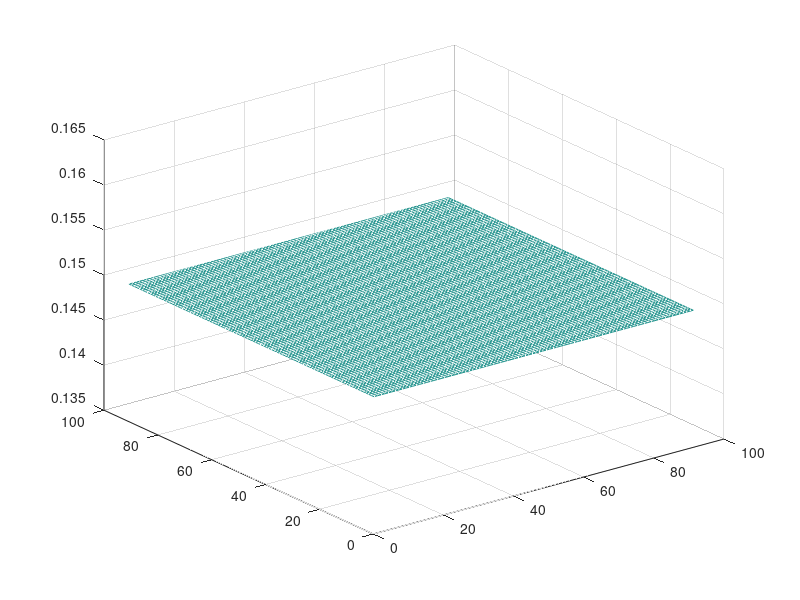

Source code (MATLAB):
gaborResponse=[
0.15 0.15 0.15 0.15 0.15 0.15 0.15 0.15 0.15 0.15 0.15 0.15 0.15 0.15 0.15 0.15 0.15 0.15 0.15 0.15 0.15 0.15 0.15 0.15 0.15 0.15 0.15 0.15 0.15 0.15 0.15 0.15 0.15 0.15 0.15 0.15 0.15 0.15 0.15 0.15 0.15 0.15 0.15 0.15 0.15 0.15 0.15 0.15 0.15 0.15 0.15 0.15 0.15 0.15 0.15 0.15 0.15 0.15 0.15 0.15 0.15 0.15 0.15 0.15 0.15 0.15 0.15 0.15 0.15 0.15 0.15 0.15 0.15 0.15 0.15 0.15 0.15 0.15 0.15 0.15 0.15 0.15 0.15 0.15 0.15 0.15 0.15 0.15 0.15 0.15 0.15 0.15 ;
0.15 0.15 0.15 0.15 0.15 0.15 0.15 0.15 0.15 0.15 0.15 0.15 0.15 0.15 0.15 0.15 0.15 0.15 0.15 0.15 0.15 0.15 0.15 0.15 0.15 0.15 0.15 0.15 0.15 0.15 0.15 0.15 0.15 0.15 0.15 0.15 0.15 0.15 0.15 0.15 0.15 0.15 0.15 0.15 0.15 0.15 0.15 0.15 0.15 0.15 0.15 0.15 0.15 0.15 0.15 0.15 0.15 0.15 0.15 0.15 0.15 0.15 0.15 0.15 0.15 0.15 0.15 0.15 0.15 0.15 0.15 0.15 0.15 0.15 0.15 0.15 0.15 0.15 0.15 0.15 0.15 0.15 0.15 0.15 0.15 0.15 0.15 0.15 0.15 0.15 0.15 0.15 ;
0.15 0.15 0.15 0.15 0.15 0.15 0.15 0.15 0.15 0.15 0.15 0.15 0.15 0.15 0.15 0.15 0.15 0.15 0.15 0.15 0.15 0.15 0.15 0.15 0.15 0.15 0.15 0.15 0.15 0.15 0.15 0.15 0.15 0.15 0.15 0.15 0.15 0.15 0.15 0.15 0.15 0.15 0.15 0.15 0.15 0.15 0.15 0.15 0.15 0.15 0.15 0.15 0.15 0.15 0.15 0.15 0.15 0.15 0.15 0.15 0.15 0.15 0.15 0.15 0.15 0.15 0.15 0.15 0.15 0.15 0.15 0.15 0.15 0.15 0.15 0.15 0.15 0.15 0.15 0.15 0.15 0.15 0.15 0.15 0.15 0.15 0.15 0.15 0.15 0.15 0.15 0.15 ;
0.15 0.15 0.15 0.15 0.15 0.15 0.15 0.15 0.15 0.15 0.15 0.15 0.15 0.15 0.15 0.15 0.15 0.15 0.15 0.15 0.15 0.15 0.15 0.15 0.15 0.15 0.15 0.15 0.15 0.15 0.15 0.15 0.15 0.15 0.15 0.15 0.15 0.15 0.15 0.15 0.15 0.15 0.15 0.15 0.15 0.15 0.15 0.15 0.15 0.15 0.15 0.15 0.15 0.15 0.15 0.15 0.15 0.15 0.15 0.15 0.15 0.15 0.15 0.15 0.15 0.15 0.15 0.15 0.15 0.15 0.15 0.15 0.15 0.15 0.15 0.15 0.15 0.15 0.15 0.15 0.15 0.15 0.15 0.15 0.15 0.15 0.15 0.15 0.15 0.15 0.15 0.15 ;
0.15 0.15 0.15 0.15 0.15 0.15 0.15 0.15 0.15 0.15 0.15 0.15 0.15 0.15 0.15 0.15 0.15 0.15 0.15 0.15 0.15 0.15 0.15 0.15 0.15 0.15 0.15 0.15 0.15 0.15 0.15 0.15 0.15 0.15 0.15 0.15 0.15 0.15 0.15 0.15 0.15 0.15 0.15 0.15 0.15 0.15 0.15 0.15 0.15 0.15 0.15 0.15 0.15 0.15 0.15 0.15 0.15 0.15 0.15 0.15 0.15 0.15 0.15 0.15 0.15 0.15 0.15 0.15 0.15 0.15 0.15 0.15 0.15 0.15 0.15 0.15 0.15 0.15 0.15 0.15 0.15 0.15 0.15 0.15 0.15 0.15 0.15 0.15 0.15 0.15 0.15 0.15 ;
0.15 0.15 0.15 0.15 0.15 0.15 0.15 0.15 0.15 0.15 0.15 0.15 0.15 0.15 0.15 0.15 0.15 0.15 0.15 0.15 0.15 0.15 0.15 0.15 0.15 0.15 0.15 0.15 0.15 0.15 0.15 0.15 0.15 0.15 0.15 0.15 0.15 0.15 0.15 0.15 0.15 0.15 0.15 0.15 0.15 0.15 0.15 0.15 0.15 0.15 0.15 0.15 0.15 0.15 0.15 0.15 0.15 0.15 0.15 0.15 0.15 0.15 0.15 0.15 0.15 0.15 0.15 0.15 0.15 0.15 0.15 0.15 0.15 0.15 0.15 0.15 0.15 0.15 0.15 0.15 0.15 0.15 0.15 0.15 0.15 0.15 0.15 0.15 0.15 0.15 0.15 0.15 ;
0.15 0.15 0.15 0.15 0.15 0.15 0.15 0.15 0.15 0.15 0.15 0.15 0.15 0.15 0.15 0.15 0.15 0.15 0.15 0.15 0.15 0.15 0.15 0.15 0.15 0.15 0.15 0.15 0.15 0.15 0.15 0.15 0.15 0.15 0.15 0.15 0.15 0.15 0.15 0.15 0.15 0.15 0.15 0.15 0.15 0.15 0.15 0.15 0.15 0.15 0.15 0.15 0.15 0.15 0.15 0.15 0.15 0.15 0.15 0.15 0.15 0.15 0.15 0.15 0.15 0.15 0.15 0.15 0.15 0.15 0.15 0.15 0.15 0.15 0.15 0.15 0.15 0.15 0.15 0.15 0.15 0.15 0.15 0.15 0.15 0.15 0.15 0.15 0.15 0.15 0.15 0.15 ;
0.15 0.15 0.15 0.15 0.15 0.15 0.15 0.15 0.15 0.15 0.15 0.15 0.15 0.15 0.15 0.15 0.15 0.15 0.15 0.15 0.15 0.15 0.15 0.15 0.15 0.15 0.15 0.15 0.15 0.15 0.15 0.15 0.15 0.15 0.15 0.15 0.15 0.15 0.15 0.15 0.15 0.15 0.15 0.15 0.15 0.15 0.15 0.15 0.15 0.15 0.15 0.15 0.15 0.15 0.15 0.15 0.15 0.15 0.15 0.15 0.15 0.15 0.15 0.15 0.15 0.15 0.15 0.15 0.15 0.15 0.15 0.15 0.15 0.15 0.15 0.15 0.15 0.15 0.15 0.15 0.15 0.15 0.15 0.15 0.15 0.15 0.15 0.15 0.15 0.15 0.15 0.15 ;
0.15 0.15 0.15 0.15 0.15 0.15 0.15 0.15 0.15 0.15 0.15 0.15 0.15 0.15 0.15 0.15 0.15 0.15 0.15 0.15 0.15 0.15 0.15 0.15 0.15 0.15 0.15 0.15 0.15 0.15 0.15 0.15 0.15 0.15 0.15 0.15 0.15 0.15 0.15 0.15 0.15 0.15 0.15 0.15 0.15 0.15 0.15 0.15 0.15 0.15 0.15 0.15 0.15 0.15 0.15 0.15 0.15 0.15 0.15 0.15 0.15 0.15 0.15 0.15 0.15 0.15 0.15 0.15 0.15 0.15 0.15 0.15 0.15 0.15 0.15 0.15 0.15 0.15 0.15 0.15 0.15 0.15 0.15 0.15 0.15 0.15 0.15 0.15 0.15 0.15 0.15 0.15 ;
0.15 0.15 0.15 0.15 0.15 0.15 0.15 0.15 0.15 0.15 0.15 0.15 0.15 0.15 0.15 0.15 0.15 0.15 0.15 0.15 0.15 0.15 0.15 0.15 0.15 0.15 0.15 0.15 0.15 0.15 0.15 0.15 0.15 0.15 0.15 0.15 0.15 0.15 0.15 0.15 0.15 0.15 0.15 0.15 0.15 0.15 0.15 0.15 0.15 0.15 0.15 0.15 0.15 0.15 0.15 0.15 0.15 0.15 0.15 0.15 0.15 0.15 0.15 0.15 0.15 0.15 0.15 0.15 0.15 0.15 0.15 0.15 0.15 0.15 0.15 0.15 0.15 0.15 0.15 0.15 0.15 0.15 0.15 0.15 0.15 0.15 0.15 0.15 0.15 0.15 0.15 0.15 ;
0.15 0.15 0.15 0.15 0.15 0.15 0.15 0.15 0.15 0.15 0.15 0.15 0.15 0.15 0.15 0.15 0.15 0.15 0.15 0.15 0.15 0.15 0.15 0.15 0.15 0.15 0.15 0.15 0.15 0.15 0.15 0.15 0.15 0.15 0.15 0.15 0.15 0.15 0.15 0.15 0.15 0.15 0.15 0.15 0.15 0.15 0.15 0.15 0.15 0.15 0.15 0.15 0.15 0.15 0.15 0.15 0.15 0.15 0.15 0.15 0.15 0.15 0.15 0.15 0.15 0.15 0.15 0.15 0.15 0.15 0.15 0.15 0.15 0.15 0.15 0.15 0.15 0.15 0.15 0.15 0.15 0.15 0.15 0.15 0.15 0.15 0.15 0.15 0.15 0.15 0.15 0.15 ;
0.15 0.15 0.15 0.15 0.15 0.15 0.15 0.15 0.15 0.15 0.15 0.15 0.15 0.15 0.15 0.15 0.15 0.15 0.15 0.15 0.15 0.15 0.15 0.15 0.15 0.15 0.15 0.15 0.15 0.15 0.15 0.15 0.15 0.15 0.15 0.15 0.15 0.15 0.15 0.15 0.15 0.15 0.15 0.15 0.15 0.15 0.15 0.15 0.15 0.15 0.15 0.15 0.15 0.15 0.15 0.15 0.15 0.15 0.15 0.15 0.15 0.15 0.15 0.15 0.15 0.15 0.15 0.15 0.15 0.15 0.15 0.15 0.15 0.15 0.15 0.15 0.15 0.15 0.15 0.15 0.15 0.15 0.15 0.15 0.15 0.15 0.15 0.15 0.15 0.15 0.15 0.15 ;
0.15 0.15 0.15 0.15 0.15 0.15 0.15 0.15 0.15 0.15 0.15 0.15 0.15 0.15 0.15 0.15 0.15 0.15 0.15 0.15 0.15 0.15 0.15 0.15 0.15 0.15 0.15 0.15 0.15 0.15 0.15 0.15 0.15 0.15 0.15 0.15 0.15 0.15 0.15 0.15 0.15 0.15 0.15 0.15 0.15 0.15 0.15 0.15 0.15 0.15 0.15 0.15 0.15 0.15 0.15 0.15 0.15 0.15 0.15 0.15 0.15 0.15 0.15 0.15 0.15 0.15 0.15 0.15 0.15 0.15 0.15 0.15 0.15 0.15 0.15 0.15 0.15 0.15 0.15 0.15 0.15 0.15 0.15 0.15 0.15 0.15 0.15 0.15 0.15 0.15 0.15 0.15 ;
0.15 0.15 0.15 0.15 0.15 0.15 0.15 0.15 0.15 0.15 0.15 0.15 0.15 0.15 0.15 0.15 0.15 0.15 0.15 0.15 0.15 0.15 0.15 0.15 0.15 0.15 0.15 0.15 0.15 0.15 0.15 0.15 0.15 0.15 0.15 0.15 0.15 0.15 0.15 0.15 0.15 0.15 0.15 0.15 0.15 0.15 0.15 0.15 0.15 0.15 0.15 0.15 0.15 0.15 0.15 0.15 0.15 0.15 0.15 0.15 0.15 0.15 0.15 0.15 0.15 0.15 0.15 0.15 0.15 0.15 0.15 0.15 0.15 0.15 0.15 0.15 0.15 0.15 0.15 0.15 0.15 0.15 0.15 0.15 0.15 0.15 0.15 0.15 0.15 0.15 0.15 0.15 ;
0.15 0.15 0.15 0.15 0.15 0.15 0.15 0.15 0.15 0.15 0.15 0.15 0.15 0.15 0.15 0.15 0.15 0.15 0.15 0.15 0.15 0.15 0.15 0.15 0.15 0.15 0.15 0.15 0.15 0.15 0.15 0.15 0.15 0.15 0.15 0.15 0.15 0.15 0.15 0.15 0.15 0.15 0.15 0.15 0.15 0.15 0.15 0.15 0.15 0.15 0.15 0.15 0.15 0.15 0.15 0.15 0.15 0.15 0.15 0.15 0.15 0.15 0.15 0.15 0.15 0.15 0.15 0.15 0.15 0.15 0.15 0.15 0.15 0.15 0.15 0.15 0.15 0.15 0.15 0.15 0.15 0.15 0.15 0.15 0.15 0.15 0.15 0.15 0.15 0.15 0.15 0.15 ;
0.15 0.15 0.15 0.15 0.15 0.15 0.15 0.15 0.15 0.15 0.15 0.15 0.15 0.15 0.15 0.15 0.15 0.15 0.15 0.15 0.15 0.15 0.15 0.15 0.15 0.15 0.15 0.15 0.15 0.15 0.15 0.15 0.15 0.15 0.15 0.15 0.15 0.15 0.15 0.15 0.15 0.15 0.15 0.15 0.15 0.15 0.15 0.15 0.15 0.15 0.15 0.15 0.15 0.15 0.15 0.15 0.15 0.15 0.15 0.15 0.15 0.15 0.15 0.15 0.15 0.15 0.15 0.15 0.15 0.15 0.15 0.15 0.15 0.15 0.15 0.15 0.15 0.15 0.15 0.15 0.15 0.15 0.15 0.15 0.15 0.15 0.15 0.15 0.15 0.15 0.15 0.15 ;
0.15 0.15 0.15 0.15 0.15 0.15 0.15 0.15 0.15 0.15 0.15 0.15 0.15 0.15 0.15 0.15 0.15 0.15 0.15 0.15 0.15 0.15 0.15 0.15 0.15 0.15 0.15 0.15 0.15 0.15 0.15 0.15 0.15 0.15 0.15 0.15 0.15 0.15 0.15 0.15 0.15 0.15 0.15 0.15 0.15 0.15 0.15 0.15 0.15 0.15 0.15 0.15 0.15 0.15 0.15 0.15 0.15 0.15 0.15 0.15 0.15 0.15 0.15 0.15 0.15 0.15 0.15 0.15 0.15 0.15 0.15 0.15 0.15 0.15 0.15 0.15 0.15 0.15 0.15 0.15 0.15 0.15 0.15 0.15 0.15 0.15 0.15 0.15 0.15 0.15 0.15 0.15 ;
0.15 0.15 0.15 0.15 0.15 0.15 0.15 0.15 0.15 0.15 0.15 0.15 0.15 0.15 0.15 0.15 0.15 0.15 0.15 0.15 0.15 0.15 0.15 0.15 0.15 0.15 0.15 0.15 0.15 0.15 0.15 0.15 0.15 0.15 0.15 0.15 0.15 0.15 0.15 0.15 0.15 0.15 0.15 0.15 0.15 0.15 0.15 0.15 0.15 0.15 0.15 0.15 0.15 0.15 0.15 0.15 0.15 0.15 0.15 0.15 0.15 0.15 0.15 0.15 0.15 0.15 0.15 0.15 0.15 0.15 0.15 0.15 0.15 0.15 0.15 0.15 0.15 0.15 0.15 0.15 0.15 0.15 0.15 0.15 0.15 0.15 0.15 0.15 0.15 0.15 0.15 0.15 ;
0.15 0.15 0.15 0.15 0.15 0.15 0.15 0.15 0.15 0.15 0.15 0.15 0.15 0.15 0.15 0.15 0.15 0.15 0.15 0.15 0.15 0.15 0.15 0.15 0.15 0.15 0.15 0.15 0.15 0.15 0.15 0.15 0.15 0.15 0.15 0.15 0.15 0.15 0.15 0.15 0.15 0.15 0.15 0.15 0.15 0.15 0.15 0.15 0.15 0.15 0.15 0.15 0.15 0.15 0.15 0.15 0.15 0.15 0.15 0.15 0.15 0.15 0.15 0.15 0.15 0.15 0.15 0.15 0.15 0.15 0.15 0.15 0.15 0.15 0.15 0.15 0.15 0.15 0.15 0.15 0.15 0.15 0.15 0.15 0.15 0.15 0.15 0.15 0.15 0.15 0.15 0.15 ;
0.15 0.15 0.15 0.15 0.15 0.15 0.15 0.15 0.15 0.15 0.15 0.15 0.15 0.15 0.15 0.15 0.15 0.15 0.15 0.15 0.15 0.15 0.15 0.15 0.15 0.15 0.15 0.15 0.15 0.15 0.15 0.15 0.15 0.15 0.15 0.15 0.15 0.15 0.15 0.15 0.15 0.15 0.15 0.15 0.15 0.15 0.15 0.15 0.15 0.15 0.15 0.15 0.15 0.15 0.15 0.15 0.15 0.15 0.15 0.15 0.15 0.15 0.15 0.15 0.15 0.15 0.15 0.15 0.15 0.15 0.15 0.15 0.15 0.15 0.15 0.15 0.15 0.15 0.15 0.15 0.15 0.15 0.15 0.15 0.15 0.15 0.15 0.15 0.15 0.15 0.15 0.15 ;
0.15 0.15 0.15 0.15 0.15 0.15 0.15 0.15 0.15 0.15 0.15 0.15 0.15 0.15 0.15 0.15 0.15 0.15 0.15 0.15 0.15 0.15 0.15 0.15 0.15 0.15 0.15 0.15 0.15 0.15 0.15 0.15 0.15 0.15 0.15 0.15 0.15 0.15 0.15 0.15 0.15 0.15 0.15 0.15 0.15 0.15 0.15 0.15 0.15 0.15 0.15 0.15 0.15 0.15 0.15 0.15 0.15 0.15 0.15 0.15 0.15 0.15 0.15 0.15 0.15 0.15 0.15 0.15 0.15 0.15 0.15 0.15 0.15 0.15 0.15 0.15 0.15 0.15 0.15 0.15 0.15 0.15 0.15 0.15 0.15 0.15 0.15 0.15 0.15 0.15 0.15 0.15 ;
0.15 0.15 0.15 0.15 0.15 0.15 0.15 0.15 0.15 0.15 0.15 0.15 0.15 0.15 0.15 0.15 0.15 0.15 0.15 0.15 0.15 0.15 0.15 0.15 0.15 0.15 0.15 0.15 0.15 0.15 0.15 0.15 0.15 0.15 0.15 0.15 0.15 0.15 0.15 0.15 0.15 0.15 0.15 0.15 0.15 0.15 0.15 0.15 0.15 0.15 0.15 0.15 0.15 0.15 0.15 0.15 0.15 0.15 0.15 0.15 0.15 0.15 0.15 0.15 0.15 0.15 0.15 0.15 0.15 0.15 0.15 0.15 0.15 0.15 0.15 0.15 0.15 0.15 0.15 0.15 0.15 0.15 0.15 0.15 0.15 0.15 0.15 0.15 0.15 0.15 0.15 0.15 ;
0.15 0.15 0.15 0.15 0.15 0.15 0.15 0.15 0.15 0.15 0.15 0.15 0.15 0.15 0.15 0.15 0.15 0.15 0.15 0.15 0.15 0.15 0.15 0.15 0.15 0.15 0.15 0.15 0.15 0.15 0.15 0.15 0.15 0.15 0.15 0.15 0.15 0.15 0.15 0.15 0.15 0.15 0.15 0.15 0.15 0.15 0.15 0.15 0.15 0.15 0.15 0.15 0.15 0.15 0.15 0.15 0.15 0.15 0.15 0.15 0.15 0.15 0.15 0.15 0.15 0.15 0.15 0.15 0.15 0.15 0.15 0.15 0.15 0.15 0.15 0.15 0.15 0.15 0.15 0.15 0.15 0.15 0.15 0.15 0.15 0.15 0.15 0.15 0.15 0.15 0.15 0.15 ;
0.15 0.15 0.15 0.15 0.15 0.15 0.15 0.15 0.15 0.15 0.15 0.15 0.15 0.15 0.15 0.15 0.15 0.15 0.15 0.15 0.15 0.15 0.15 0.15 0.15 0.15 0.15 0.15 0.15 0.15 0.15 0.15 0.15 0.15 0.15 0.15 0.15 0.15 0.15 0.15 0.15 0.15 0.15 0.15 0.15 0.15 0.15 0.15 0.15 0.15 0.15 0.15 0.15 0.15 0.15 0.15 0.15 0.15 0.15 0.15 0.15 0.15 0.15 0.15 0.15 0.15 0.15 0.15 0.15 0.15 0.15 0.15 0.15 0.15 0.15 0.15 0.15 0.15 0.15 0.15 0.15 0.15 0.15 0.15 0.15 0.15 0.15 0.15 0.15 0.15 0.15 0.15 ;
0.15 0.15 0.15 0.15 0.15 0.15 0.15 0.15 0.15 0.15 0.15 0.15 0.15 0.15 0.15 0.15 0.15 0.15 0.15 0.15 0.15 0.15 0.15 0.15 0.15 0.15 0.15 0.15 0.15 0.15 0.15 0.15 0.15 0.15 0.15 0.15 0.15 0.15 0.15 0.15 0.15 0.15 0.15 0.15 0.15 0.15 0.15 0.15 0.15 0.15 0.15 0.15 0.15 0.15 0.15 0.15 0.15 0.15 0.15 0.15 0.15 0.15 0.15 0.15 0.15 0.15 0.15 0.15 0.15 0.15 0.15 0.15 0.15 0.15 0.15 0.15 0.15 0.15 0.15 0.15 0.15 0.15 0.15 0.15 0.15 0.15 0.15 0.15 0.15 0.15 0.15 0.15 ;
0.15 0.15 0.15 0.15 0.15 0.15 0.15 0.15 0.15 0.15 0.15 0.15 0.15 0.15 0.15 0.15 0.15 0.15 0.15 0.15 0.15 0.15 0.15 0.15 0.15 0.15 0.15 0.15 0.15 0.15 0.15 0.15 0.15 0.15 0.15 0.15 0.15 0.15 0.15 0.15 0.15 0.15 0.15 0.15 0.15 0.15 0.15 0.15 0.15 0.15 0.15 0.15 0.15 0.15 0.15 0.15 0.15 0.15 0.15 0.15 0.15 0.15 0.15 0.15 0.15 0.15 0.15 0.15 0.15 0.15 0.15 0.15 0.15 0.15 0.15 0.15 0.15 0.15 0.15 0.15 0.15 0.15 0.15 0.15 0.15 0.15 0.15 0.15 0.15 0.15 0.15 0.15 ;
0.15 0.15 0.15 0.15 0.15 0.15 0.15 0.15 0.15 0.15 0.15 0.15 0.15 0.15 0.15 0.15 0.15 0.15 0.15 0.15 0.15 0.15 0.15 0.15 0.15 0.15 0.15 0.15 0.15 0.15 0.15 0.15 0.15 0.15 0.15 0.15 0.15 0.15 0.15 0.15 0.15 0.15 0.15 0.15 0.15 0.15 0.15 0.15 0.15 0.15 0.15 0.15 0.15 0.15 0.15 0.15 0.15 0.15 0.15 0.15 0.15 0.15 0.15 0.15 0.15 0.15 0.15 0.15 0.15 0.15 0.15 0.15 0.15 0.15 0.15 0.15 0.15 0.15 0.15 0.15 0.15 0.15 0.15 0.15 0.15 0.15 0.15 0.15 0.15 0.15 0.15 0.15 ;
0.15 0.15 0.15 0.15 0.15 0.15 0.15 0.15 0.15 0.15 0.15 0.15 0.15 0.15 0.15 0.15 0.15 0.15 0.15 0.15 0.15 0.15 0.15 0.15 0.15 0.15 0.15 0.15 0.15 0.15 0.15 0.15 0.15 0.15 0.15 0.15 0.15 0.15 0.15 0.15 0.15 0.15 0.15 0.15 0.15 0.15 0.15 0.15 0.15 0.15 0.15 0.15 0.15 0.15 0.15 0.15 0.15 0.15 0.15 0.15 0.15 0.15 0.15 0.15 0.15 0.15 0.15 0.15 0.15 0.15 0.15 0.15 0.15 0.15 0.15 0.15 0.15 0.15 0.15 0.15 0.15 0.15 0.15 0.15 0.15 0.15 0.15 0.15 0.15 0.15 0.15 0.15 ;
0.15 0.15 0.15 0.15 0.15 0.15 0.15 0.15 0.15 0.15 0.15 0.15 0.15 0.15 0.15 0.15 0.15 0.15 0.15 0.15 0.15 0.15 0.15 0.15 0.15 0.15 0.15 0.15 0.15 0.15 0.15 0.15 0.15 0.15 0.15 0.15 0.15 0.15 0.15 0.15 0.15 0.15 0.15 0.15 0.15 0.15 0.15 0.15 0.15 0.15 0.15 0.15 0.15 0.15 0.15 0.15 0.15 0.15 0.15 0.15 0.15 0.15 0.15 0.15 0.15 0.15 0.15 0.15 0.15 0.15 0.15 0.15 0.15 0.15 0.15 0.15 0.15 0.15 0.15 0.15 0.15 0.15 0.15 0.15 0.15 0.15 0.15 0.15 0.15 0.15 0.15 0.15 ;
0.15 0.15 0.15 0.15 0.15 0.15 0.15 0.15 0.15 0.15 0.15 0.15 0.15 0.15 0.15 0.15 0.15 0.15 0.15 0.15 0.15 0.15 0.15 0.15 0.15 0.15 0.15 0.15 0.15 0.15 0.15 0.15 0.15 0.15 0.15 0.15 0.15 0.15 0.15 0.15 0.15 0.15 0.15 0.15 0.15 0.15 0.15 0.15 0.15 0.15 0.15 0.15 0.15 0.15 0.15 0.15 0.15 0.15 0.15 0.15 0.15 0.15 0.15 0.15 0.15 0.15 0.15 0.15 0.15 0.15 0.15 0.15 0.15 0.15 0.15 0.15 0.15 0.15 0.15 0.15 0.15 0.15 0.15 0.15 0.15 0.15 0.15 0.15 0.15 0.15 0.15 0.15 ;
0.15 0.15 0.15 0.15 0.15 0.15 0.15 0.15 0.15 0.15 0.15 0.15 0.15 0.15 0.15 0.15 0.15 0.15 0.15 0.15 0.15 0.15 0.15 0.15 0.15 0.15 0.15 0.15 0.15 0.15 0.15 0.15 0.15 0.15 0.15 0.15 0.15 0.15 0.15 0.15 0.15 0.15 0.15 0.15 0.15 0.15 0.15 0.15 0.15 0.15 0.15 0.15 0.15 0.15 0.15 0.15 0.15 0.15 0.15 0.15 0.15 0.15 0.15 0.15 0.15 0.15 0.15 0.15 0.15 0.15 0.15 0.15 0.15 0.15 0.15 0.15 0.15 0.15 0.15 0.15 0.15 0.15 0.15 0.15 0.15 0.15 0.15 0.15 0.15 0.15 0.15 0.15 ;
0.15 0.15 0.15 0.15 0.15 0.15 0.15 0.15 0.15 0.15 0.15 0.15 0.15 0.15 0.15 0.15 0.15 0.15 0.15 0.15 0.15 0.15 0.15 0.15 0.15 0.15 0.15 0.15 0.15 0.15 0.15 0.15 0.15 0.15 0.15 0.15 0.15 0.15 0.15 0.15 0.15 0.15 0.15 0.15 0.15 0.15 0.15 0.15 0.15 0.15 0.15 0.15 0.15 0.15 0.15 0.15 0.15 0.15 0.15 0.15 0.15 0.15 0.15 0.15 0.15 0.15 0.15 0.15 0.15 0.15 0.15 0.15 0.15 0.15 0.15 0.15 0.15 0.15 0.15 0.15 0.15 0.15 0.15 0.15 0.15 0.15 0.15 0.15 0.15 0.15 0.15 0.15 ;
0.15 0.15 0.15 0.15 0.15 0.15 0.15 0.15 0.15 0.15 0.15 0.15 0.15 0.15 0.15 0.15 0.15 0.15 0.15 0.15 0.15 0.15 0.15 0.15 0.15 0.15 0.15 0.15 0.15 0.15 0.15 0.15 0.15 0.15 0.15 0.15 0.15 0.15 0.15 0.15 0.15 0.15 0.15 0.15 0.15 0.15 0.15 0.15 0.15 0.15 0.15 0.15 0.15 0.15 0.15 0.15 0.15 0.15 0.15 0.15 0.15 0.15 0.15 0.15 0.15 0.15 0.15 0.15 0.15 0.15 0.15 0.15 0.15 0.15 0.15 0.15 0.15 0.15 0.15 0.15 0.15 0.15 0.15 0.15 0.15 0.15 0.15 0.15 0.15 0.15 0.15 0.15 ;
0.15 0.15 0.15 0.15 0.15 0.15 0.15 0.15 0.15 0.15 0.15 0.15 0.15 0.15 0.15 0.15 0.15 0.15 0.15 0.15 0.15 0.15 0.15 0.15 0.15 0.15 0.15 0.15 0.15 0.15 0.15 0.15 0.15 0.15 0.15 0.15 0.15 0.15 0.15 0.15 0.15 0.15 0.15 0.15 0.15 0.15 0.15 0.15 0.15 0.15 0.15 0.15 0.15 0.15 0.15 0.15 0.15 0.15 0.15 0.15 0.15 0.15 0.15 0.15 0.15 0.15 0.15 0.15 0.15 0.15 0.15 0.15 0.15 0.15 0.15 0.15 0.15 0.15 0.15 0.15 0.15 0.15 0.15 0.15 0.15 0.15 0.15 0.15 0.15 0.15 0.15 0.15 ;
0.15 0.15 0.15 0.15 0.15 0.15 0.15 0.15 0.15 0.15 0.15 0.15 0.15 0.15 0.15 0.15 0.15 0.15 0.15 0.15 0.15 0.15 0.15 0.15 0.15 0.15 0.15 0.15 0.15 0.15 0.15 0.15 0.15 0.15 0.15 0.15 0.15 0.15 0.15 0.15 0.15 0.15 0.15 0.15 0.15 0.15 0.15 0.15 0.15 0.15 0.15 0.15 0.15 0.15 0.15 0.15 0.15 0.15 0.15 0.15 0.15 0.15 0.15 0.15 0.15 0.15 0.15 0.15 0.15 0.15 0.15 0.15 0.15 0.15 0.15 0.15 0.15 0.15 0.15 0.15 0.15 0.15 0.15 0.15 0.15 0.15 0.15 0.15 0.15 0.15 0.15 0.15 ;
0.15 0.15 0.15 0.15 0.15 0.15 0.15 0.15 0.15 0.15 0.15 0.15 0.15 0.15 0.15 0.15 0.15 0.15 0.15 0.15 0.15 0.15 0.15 0.15 0.15 0.15 0.15 0.15 0.15 0.15 0.15 0.15 0.15 0.15 0.15 0.15 0.15 0.15 0.15 0.15 0.15 0.15 0.15 0.15 0.15 0.15 0.15 0.15 0.15 0.15 0.15 0.15 0.15 0.15 0.15 0.15 0.15 0.15 0.15 0.15 0.15 0.15 0.15 0.15 0.15 0.15 0.15 0.15 0.15 0.15 0.15 0.15 0.15 0.15 0.15 0.15 0.15 0.15 0.15 0.15 0.15 0.15 0.15 0.15 0.15 0.15 0.15 0.15 0.15 0.15 0.15 0.15 ;
0.15 0.15 0.15 0.15 0.15 0.15 0.15 0.15 0.15 0.15 0.15 0.15 0.15 0.15 0.15 0.15 0.15 0.15 0.15 0.15 0.15 0.15 0.15 0.15 0.15 0.15 0.15 0.15 0.15 0.15 0.15 0.15 0.15 0.15 0.15 0.15 0.15 0.15 0.15 0.15 0.15 0.15 0.15 0.15 0.15 0.15 0.15 0.15 0.15 0.15 0.15 0.15 0.15 0.15 0.15 0.15 0.15 0.15 0.15 0.15 0.15 0.15 0.15 0.15 0.15 0.15 0.15 0.15 0.15 0.15 0.15 0.15 0.15 0.15 0.15 0.15 0.15 0.15 0.15 0.15 0.15 0.15 0.15 0.15 0.15 0.15 0.15 0.15 0.15 0.15 0.15 0.15 ;
0.15 0.15 0.15 0.15 0.15 0.15 0.15 0.15 0.15 0.15 0.15 0.15 0.15 0.15 0.15 0.15 0.15 0.15 0.15 0.15 0.15 0.15 0.15 0.15 0.15 0.15 0.15 0.15 0.15 0.15 0.15 0.15 0.15 0.15 0.15 0.15 0.15 0.15 0.15 0.15 0.15 0.15 0.15 0.15 0.15 0.15 0.15 0.15 0.15 0.15 0.15 0.15 0.15 0.15 0.15 0.15 0.15 0.15 0.15 0.15 0.15 0.15 0.15 0.15 0.15 0.15 0.15 0.15 0.15 0.15 0.15 0.15 0.15 0.15 0.15 0.15 0.15 0.15 0.15 0.15 0.15 0.15 0.15 0.15 0.15 0.15 0.15 0.15 0.15 0.15 0.15 0.15 ;
0.15 0.15 0.15 0.15 0.15 0.15 0.15 0.15 0.15 0.15 0.15 0.15 0.15 0.15 0.15 0.15 0.15 0.15 0.15 0.15 0.15 0.15 0.15 0.15 0.15 0.15 0.15 0.15 0.15 0.15 0.15 0.15 0.15 0.15 0.15 0.15 0.15 0.15 0.15 0.15 0.15 0.15 0.15 0.15 0.15 0.15 0.15 0.15 0.15 0.15 0.15 0.15 0.15 0.15 0.15 0.15 0.15 0.15 0.15 0.15 0.15 0.15 0.15 0.15 0.15 0.15 0.15 0.15 0.15 0.15 0.15 0.15 0.15 0.15 0.15 0.15 0.15 0.15 0.15 0.15 0.15 0.15 0.15 0.15 0.15 0.15 0.15 0.15 0.15 0.15 0.15 0.15 ;
0.15 0.15 0.15 0.15 0.15 0.15 0.15 0.15 0.15 0.15 0.15 0.15 0.15 0.15 0.15 0.15 0.15 0.15 0.15 0.15 0.15 0.15 0.15 0.15 0.15 0.15 0.15 0.15 0.15 0.15 0.15 0.15 0.15 0.15 0.15 0.15 0.15 0.15 0.15 0.15 0.15 0.15 0.15 0.15 0.15 0.15 0.15 0.15 0.15 0.15 0.15 0.15 0.15 0.15 0.15 0.15 0.15 0.15 0.15 0.15 0.15 0.15 0.15 0.15 0.15 0.15 0.15 0.15 0.15 0.15 0.15 0.15 0.15 0.15 0.15 0.15 0.15 0.15 0.15 0.15 0.15 0.15 0.15 0.15 0.15 0.15 0.15 0.15 0.15 0.15 0.15 0.15 ;
0.15 0.15 0.15 0.15 0.15 0.15 0.15 0.15 0.15 0.15 0.15 0.15 0.15 0.15 0.15 0.15 0.15 0.15 0.15 0.15 0.15 0.15 0.15 0.15 0.15 0.15 0.15 0.15 0.15 0.15 0.15 0.15 0.15 0.15 0.15 0.15 0.15 0.15 0.15 0.15 0.15 0.15 0.15 0.15 0.15 0.15 0.15 0.15 0.15 0.15 0.15 0.15 0.15 0.15 0.15 0.15 0.15 0.15 0.15 0.15 0.15 0.15 0.15 0.15 0.15 0.15 0.15 0.15 0.15 0.15 0.15 0.15 0.15 0.15 0.15 0.15 0.15 0.15 0.15 0.15 0.15 0.15 0.15 0.15 0.15 0.15 0.15 0.15 0.15 0.15 0.15 0.15 ;
0.15 0.15 0.15 0.15 0.15 0.15 0.15 0.15 0.15 0.15 0.15 0.15 0.15 0.15 0.15 0.15 0.15 0.15 0.15 0.15 0.15 0.15 0.15 0.15 0.15 0.15 0.15 0.15 0.15 0.15 0.15 0.15 0.15 0.15 0.15 0.15 0.15 0.15 0.15 0.15 0.15 0.15 0.15 0.15 0.15 0.15 0.15 0.15 0.15 0.15 0.15 0.15 0.15 0.15 0.15 0.15 0.15 0.15 0.15 0.15 0.15 0.15 0.15 0.15 0.15 0.15 0.15 0.15 0.15 0.15 0.15 0.15 0.15 0.15 0.15 0.15 0.15 0.15 0.15 0.15 0.15 0.15 0.15 0.15 0.15 0.15 0.15 0.15 0.15 0.15 0.15 0.15 ;
0.15 0.15 0.15 0.15 0.15 0.15 0.15 0.15 0.15 0.15 0.15 0.15 0.15 0.15 0.15 0.15 0.15 0.15 0.15 0.15 0.15 0.15 0.15 0.15 0.15 0.15 0.15 0.15 0.15 0.15 0.15 0.15 0.15 0.15 0.15 0.15 0.15 0.15 0.15 0.15 0.15 0.15 0.15 0.15 0.15 0.15 0.15 0.15 0.15 0.15 0.15 0.15 0.15 0.15 0.15 0.15 0.15 0.15 0.15 0.15 0.15 0.15 0.15 0.15 0.15 0.15 0.15 0.15 0.15 0.15 0.15 0.15 0.15 0.15 0.15 0.15 0.15 0.15 0.15 0.15 0.15 0.15 0.15 0.15 0.15 0.15 0.15 0.15 0.15 0.15 0.15 0.15 ;
0.15 0.15 0.15 0.15 0.15 0.15 0.15 0.15 0.15 0.15 0.15 0.15 0.15 0.15 0.15 0.15 0.15 0.15 0.15 0.15 0.15 0.15 0.15 0.15 0.15 0.15 0.15 0.15 0.15 0.15 0.15 0.15 0.15 0.15 0.15 0.15 0.15 0.15 0.15 0.15 0.15 0.15 0.15 0.15 0.15 0.15 0.15 0.15 0.15 0.15 0.15 0.15 0.15 0.15 0.15 0.15 0.15 0.15 0.15 0.15 0.15 0.15 0.15 0.15 0.15 0.15 0.15 0.15 0.15 0.15 0.15 0.15 0.15 0.15 0.15 0.15 0.15 0.15 0.15 0.15 0.15 0.15 0.15 0.15 0.15 0.15 0.15 0.15 0.15 0.15 0.15 0.15 ;
0.15 0.15 0.15 0.15 0.15 0.15 0.15 0.15 0.15 0.15 0.15 0.15 0.15 0.15 0.15 0.15 0.15 0.15 0.15 0.15 0.15 0.15 0.15 0.15 0.15 0.15 0.15 0.15 0.15 0.15 0.15 0.15 0.15 0.15 0.15 0.15 0.15 0.15 0.15 0.15 0.15 0.15 0.15 0.15 0.15 0.15 0.15 0.15 0.15 0.15 0.15 0.15 0.15 0.15 0.15 0.15 0.15 0.15 0.15 0.15 0.15 0.15 0.15 0.15 0.15 0.15 0.15 0.15 0.15 0.15 0.15 0.15 0.15 0.15 0.15 0.15 0.15 0.15 0.15 0.15 0.15 0.15 0.15 0.15 0.15 0.15 0.15 0.15 0.15 0.15 0.15 0.15 ;
0.15 0.15 0.15 0.15 0.15 0.15 0.15 0.15 0.15 0.15 0.15 0.15 0.15 0.15 0.15 0.15 0.15 0.15 0.15 0.15 0.15 0.15 0.15 0.15 0.15 0.15 0.15 0.15 0.15 0.15 0.15 0.15 0.15 0.15 0.15 0.15 0.15 0.15 0.15 0.15 0.15 0.15 0.15 0.15 0.15 0.15 0.15 0.15 0.15 0.15 0.15 0.15 0.15 0.15 0.15 0.15 0.15 0.15 0.15 0.15 0.15 0.15 0.15 0.15 0.15 0.15 0.15 0.15 0.15 0.15 0.15 0.15 0.15 0.15 0.15 0.15 0.15 0.15 0.15 0.15 0.15 0.15 0.15 0.15 0.15 0.15 0.15 0.15 0.15 0.15 0.15 0.15 ;
0.15 0.15 0.15 0.15 0.15 0.15 0.15 0.15 0.15 0.15 0.15 0.15 0.15 0.15 0.15 0.15 0.15 0.15 0.15 0.15 0.15 0.15 0.15 0.15 0.15 0.15 0.15 0.15 0.15 0.15 0.15 0.15 0.15 0.15 0.15 0.15 0.15 0.15 0.15 0.15 0.15 0.15 0.15 0.15 0.15 0.15 0.15 0.15 0.15 0.15 0.15 0.15 0.15 0.15 0.15 0.15 0.15 0.15 0.15 0.15 0.15 0.15 0.15 0.15 0.15 0.15 0.15 0.15 0.15 0.15 0.15 0.15 0.15 0.15 0.15 0.15 0.15 0.15 0.15 0.15 0.15 0.15 0.15 0.15 0.15 0.15 0.15 0.15 0.15 0.15 0.15 0.15 ;
0.15 0.15 0.15 0.15 0.15 0.15 0.15 0.15 0.15 0.15 0.15 0.15 0.15 0.15 0.15 0.15 0.15 0.15 0.15 0.15 0.15 0.15 0.15 0.15 0.15 0.15 0.15 0.15 0.15 0.15 0.15 0.15 0.15 0.15 0.15 0.15 0.15 0.15 0.15 0.15 0.15 0.15 0.15 0.15 0.15 0.15 0.15 0.15 0.15 0.15 0.15 0.15 0.15 0.15 0.15 0.15 0.15 0.15 0.15 0.15 0.15 0.15 0.15 0.15 0.15 0.15 0.15 0.15 0.15 0.15 0.15 0.15 0.15 0.15 0.15 0.15 0.15 0.15 0.15 0.15 0.15 0.15 0.15 0.15 0.15 0.15 0.15 0.15 0.15 0.15 0.15 0.15 ;
0.15 0.15 0.15 0.15 0.15 0.15 0.15 0.15 0.15 0.15 0.15 0.15 0.15 0.15 0.15 0.15 0.15 0.15 0.15 0.15 0.15 0.15 0.15 0.15 0.15 0.15 0.15 0.15 0.15 0.15 0.15 0.15 0.15 0.15 0.15 0.15 0.15 0.15 0.15 0.15 0.15 0.15 0.15 0.15 0.15 0.15 0.15 0.15 0.15 0.15 0.15 0.15 0.15 0.15 0.15 0.15 0.15 0.15 0.15 0.15 0.15 0.15 0.15 0.15 0.15 0.15 0.15 0.15 0.15 0.15 0.15 0.15 0.15 0.15 0.15 0.15 0.15 0.15 0.15 0.15 0.15 0.15 0.15 0.15 0.15 0.15 0.15 0.15 0.15 0.15 0.15 0.15 ;
0.15 0.15 0.15 0.15 0.15 0.15 0.15 0.15 0.15 0.15 0.15 0.15 0.15 0.15 0.15 0.15 0.15 0.15 0.15 0.15 0.15 0.15 0.15 0.15 0.15 0.15 0.15 0.15 0.15 0.15 0.15 0.15 0.15 0.15 0.15 0.15 0.15 0.15 0.15 0.15 0.15 0.15 0.15 0.15 0.15 0.15 0.15 0.15 0.15 0.15 0.15 0.15 0.15 0.15 0.15 0.15 0.15 0.15 0.15 0.15 0.15 0.15 0.15 0.15 0.15 0.15 0.15 0.15 0.15 0.15 0.15 0.15 0.15 0.15 0.15 0.15 0.15 0.15 0.15 0.15 0.15 0.15 0.15 0.15 0.15 0.15 0.15 0.15 0.15 0.15 0.15 0.15 ;
0.15 0.15 0.15 0.15 0.15 0.15 0.15 0.15 0.15 0.15 0.15 0.15 0.15 0.15 0.15 0.15 0.15 0.15 0.15 0.15 0.15 0.15 0.15 0.15 0.15 0.15 0.15 0.15 0.15 0.15 0.15 0.15 0.15 0.15 0.15 0.15 0.15 0.15 0.15 0.15 0.15 0.15 0.15 0.15 0.15 0.15 0.15 0.15 0.15 0.15 0.15 0.15 0.15 0.15 0.15 0.15 0.15 0.15 0.15 0.15 0.15 0.15 0.15 0.15 0.15 0.15 0.15 0.15 0.15 0.15 0.15 0.15 0.15 0.15 0.15 0.15 0.15 0.15 0.15 0.15 0.15 0.15 0.15 0.15 0.15 0.15 0.15 0.15 0.15 0.15 0.15 0.15 ;
0.15 0.15 0.15 0.15 0.15 0.15 0.15 0.15 0.15 0.15 0.15 0.15 0.15 0.15 0.15 0.15 0.15 0.15 0.15 0.15 0.15 0.15 0.15 0.15 0.15 0.15 0.15 0.15 0.15 0.15 0.15 0.15 0.15 0.15 0.15 0.15 0.15 0.15 0.15 0.15 0.15 0.15 0.15 0.15 0.15 0.15 0.15 0.15 0.15 0.15 0.15 0.15 0.15 0.15 0.15 0.15 0.15 0.15 0.15 0.15 0.15 0.15 0.15 0.15 0.15 0.15 0.15 0.15 0.15 0.15 0.15 0.15 0.15 0.15 0.15 0.15 0.15 0.15 0.15 0.15 0.15 0.15 0.15 0.15 0.15 0.15 0.15 0.15 0.15 0.15 0.15 0.15 ;
0.15 0.15 0.15 0.15 0.15 0.15 0.15 0.15 0.15 0.15 0.15 0.15 0.15 0.15 0.15 0.15 0.15 0.15 0.15 0.15 0.15 0.15 0.15 0.15 0.15 0.15 0.15 0.15 0.15 0.15 0.15 0.15 0.15 0.15 0.15 0.15 0.15 0.15 0.15 0.15 0.15 0.15 0.15 0.15 0.15 0.15 0.15 0.15 0.15 0.15 0.15 0.15 0.15 0.15 0.15 0.15 0.15 0.15 0.15 0.15 0.15 0.15 0.15 0.15 0.15 0.15 0.15 0.15 0.15 0.15 0.15 0.15 0.15 0.15 0.15 0.15 0.15 0.15 0.15 0.15 0.15 0.15 0.15 0.15 0.15 0.15 0.15 0.15 0.15 0.15 0.15 0.15 ;
0.15 0.15 0.15 0.15 0.15 0.15 0.15 0.15 0.15 0.15 0.15 0.15 0.15 0.15 0.15 0.15 0.15 0.15 0.15 0.15 0.15 0.15 0.15 0.15 0.15 0.15 0.15 0.15 0.15 0.15 0.15 0.15 0.15 0.15 0.15 0.15 0.15 0.15 0.15 0.15 0.15 0.15 0.15 0.15 0.15 0.15 0.15 0.15 0.15 0.15 0.15 0.15 0.15 0.15 0.15 0.15 0.15 0.15 0.15 0.15 0.15 0.15 0.15 0.15 0.15 0.15 0.15 0.15 0.15 0.15 0.15 0.15 0.15 0.15 0.15 0.15 0.15 0.15 0.15 0.15 0.15 0.15 0.15 0.15 0.15 0.15 0.15 0.15 0.15 0.15 0.15 0.15 ;
0.15 0.15 0.15 0.15 0.15 0.15 0.15 0.15 0.15 0.15 0.15 0.15 0.15 0.15 0.15 0.15 0.15 0.15 0.15 0.15 0.15 0.15 0.15 0.15 0.15 0.15 0.15 0.15 0.15 0.15 0.15 0.15 0.15 0.15 0.15 0.15 0.15 0.15 0.15 0.15 0.15 0.15 0.15 0.15 0.15 0.15 0.15 0.15 0.15 0.15 0.15 0.15 0.15 0.15 0.15 0.15 0.15 0.15 0.15 0.15 0.15 0.15 0.15 0.15 0.15 0.15 0.15 0.15 0.15 0.15 0.15 0.15 0.15 0.15 0.15 0.15 0.15 0.15 0.15 0.15 0.15 0.15 0.15 0.15 0.15 0.15 0.15 0.15 0.15 0.15 0.15 0.15 ;
0.15 0.15 0.15 0.15 0.15 0.15 0.15 0.15 0.15 0.15 0.15 0.15 0.15 0.15 0.15 0.15 0.15 0.15 0.15 0.15 0.15 0.15 0.15 0.15 0.15 0.15 0.15 0.15 0.15 0.15 0.15 0.15 0.15 0.15 0.15 0.15 0.15 0.15 0.15 0.15 0.15 0.15 0.15 0.15 0.15 0.15 0.15 0.15 0.15 0.15 0.15 0.15 0.15 0.15 0.15 0.15 0.15 0.15 0.15 0.15 0.15 0.15 0.15 0.15 0.15 0.15 0.15 0.15 0.15 0.15 0.15 0.15 0.15 0.15 0.15 0.15 0.15 0.15 0.15 0.15 0.15 0.15 0.15 0.15 0.15 0.15 0.15 0.15 0.15 0.15 0.15 0.15 ;
0.15 0.15 0.15 0.15 0.15 0.15 0.15 0.15 0.15 0.15 0.15 0.15 0.15 0.15 0.15 0.15 0.15 0.15 0.15 0.15 0.15 0.15 0.15 0.15 0.15 0.15 0.15 0.15 0.15 0.15 0.15 0.15 0.15 0.15 0.15 0.15 0.15 0.15 0.15 0.15 0.15 0.15 0.15 0.15 0.15 0.15 0.15 0.15 0.15 0.15 0.15 0.15 0.15 0.15 0.15 0.15 0.15 0.15 0.15 0.15 0.15 0.15 0.15 0.15 0.15 0.15 0.15 0.15 0.15 0.15 0.15 0.15 0.15 0.15 0.15 0.15 0.15 0.15 0.15 0.15 0.15 0.15 0.15 0.15 0.15 0.15 0.15 0.15 0.15 0.15 0.15 0.15 ;
0.15 0.15 0.15 0.15 0.15 0.15 0.15 0.15 0.15 0.15 0.15 0.15 0.15 0.15 0.15 0.15 0.15 0.15 0.15 0.15 0.15 0.15 0.15 0.15 0.15 0.15 0.15 0.15 0.15 0.15 0.15 0.15 0.15 0.15 0.15 0.15 0.15 0.15 0.15 0.15 0.15 0.15 0.15 0.15 0.15 0.15 0.15 0.15 0.15 0.15 0.15 0.15 0.15 0.15 0.15 0.15 0.15 0.15 0.15 0.15 0.15 0.15 0.15 0.15 0.15 0.15 0.15 0.15 0.15 0.15 0.15 0.15 0.15 0.15 0.15 0.15 0.15 0.15 0.15 0.15 0.15 0.15 0.15 0.15 0.15 0.15 0.15 0.15 0.15 0.15 0.15 0.15 ;
0.15 0.15 0.15 0.15 0.15 0.15 0.15 0.15 0.15 0.15 0.15 0.15 0.15 0.15 0.15 0.15 0.15 0.15 0.15 0.15 0.15 0.15 0.15 0.15 0.15 0.15 0.15 0.15 0.15 0.15 0.15 0.15 0.15 0.15 0.15 0.15 0.15 0.15 0.15 0.15 0.15 0.15 0.15 0.15 0.15 0.15 0.15 0.15 0.15 0.15 0.15 0.15 0.15 0.15 0.15 0.15 0.15 0.15 0.15 0.15 0.15 0.15 0.15 0.15 0.15 0.15 0.15 0.15 0.15 0.15 0.15 0.15 0.15 0.15 0.15 0.15 0.15 0.15 0.15 0.15 0.15 0.15 0.15 0.15 0.15 0.15 0.15 0.15 0.15 0.15 0.15 0.15 ;
0.15 0.15 0.15 0.15 0.15 0.15 0.15 0.15 0.15 0.15 0.15 0.15 0.15 0.15 0.15 0.15 0.15 0.15 0.15 0.15 0.15 0.15 0.15 0.15 0.15 0.15 0.15 0.15 0.15 0.15 0.15 0.15 0.15 0.15 0.15 0.15 0.15 0.15 0.15 0.15 0.15 0.15 0.15 0.15 0.15 0.15 0.15 0.15 0.15 0.15 0.15 0.15 0.15 0.15 0.15 0.15 0.15 0.15 0.15 0.15 0.15 0.15 0.15 0.15 0.15 0.15 0.15 0.15 0.15 0.15 0.15 0.15 0.15 0.15 0.15 0.15 0.15 0.15 0.15 0.15 0.15 0.15 0.15 0.15 0.15 0.15 0.15 0.15 0.15 0.15 0.15 0.15 ;
0.15 0.15 0.15 0.15 0.15 0.15 0.15 0.15 0.15 0.15 0.15 0.15 0.15 0.15 0.15 0.15 0.15 0.15 0.15 0.15 0.15 0.15 0.15 0.15 0.15 0.15 0.15 0.15 0.15 0.15 0.15 0.15 0.15 0.15 0.15 0.15 0.15 0.15 0.15 0.15 0.15 0.15 0.15 0.15 0.15 0.15 0.15 0.15 0.15 0.15 0.15 0.15 0.15 0.15 0.15 0.15 0.15 0.15 0.15 0.15 0.15 0.15 0.15 0.15 0.15 0.15 0.15 0.15 0.15 0.15 0.15 0.15 0.15 0.15 0.15 0.15 0.15 0.15 0.15 0.15 0.15 0.15 0.15 0.15 0.15 0.15 0.15 0.15 0.15 0.15 0.15 0.15 ;
0.15 0.15 0.15 0.15 0.15 0.15 0.15 0.15 0.15 0.15 0.15 0.15 0.15 0.15 0.15 0.15 0.15 0.15 0.15 0.15 0.15 0.15 0.15 0.15 0.15 0.15 0.15 0.15 0.15 0.15 0.15 0.15 0.15 0.15 0.15 0.15 0.15 0.15 0.15 0.15 0.15 0.15 0.15 0.15 0.15 0.15 0.15 0.15 0.15 0.15 0.15 0.15 0.15 0.15 0.15 0.15 0.15 0.15 0.15 0.15 0.15 0.15 0.15 0.15 0.15 0.15 0.15 0.15 0.15 0.15 0.15 0.15 0.15 0.15 0.15 0.15 0.15 0.15 0.15 0.15 0.15 0.15 0.15 0.15 0.15 0.15 0.15 0.15 0.15 0.15 0.15 0.15 ;
0.15 0.15 0.15 0.15 0.15 0.15 0.15 0.15 0.15 0.15 0.15 0.15 0.15 0.15 0.15 0.15 0.15 0.15 0.15 0.15 0.15 0.15 0.15 0.15 0.15 0.15 0.15 0.15 0.15 0.15 0.15 0.15 0.15 0.15 0.15 0.15 0.15 0.15 0.15 0.15 0.15 0.15 0.15 0.15 0.15 0.15 0.15 0.15 0.15 0.15 0.15 0.15 0.15 0.15 0.15 0.15 0.15 0.15 0.15 0.15 0.15 0.15 0.15 0.15 0.15 0.15 0.15 0.15 0.15 0.15 0.15 0.15 0.15 0.15 0.15 0.15 0.15 0.15 0.15 0.15 0.15 0.15 0.15 0.15 0.15 0.15 0.15 0.15 0.15 0.15 0.15 0.15 ;
0.15 0.15 0.15 0.15 0.15 0.15 0.15 0.15 0.15 0.15 0.15 0.15 0.15 0.15 0.15 0.15 0.15 0.15 0.15 0.15 0.15 0.15 0.15 0.15 0.15 0.15 0.15 0.15 0.15 0.15 0.15 0.15 0.15 0.15 0.15 0.15 0.15 0.15 0.15 0.15 0.15 0.15 0.15 0.15 0.15 0.15 0.15 0.15 0.15 0.15 0.15 0.15 0.15 0.15 0.15 0.15 0.15 0.15 0.15 0.15 0.15 0.15 0.15 0.15 0.15 0.15 0.15 0.15 0.15 0.15 0.15 0.15 0.15 0.15 0.15 0.15 0.15 0.15 0.15 0.15 0.15 0.15 0.15 0.15 0.15 0.15 0.15 0.15 0.15 0.15 0.15 0.15 ;
0.15 0.15 0.15 0.15 0.15 0.15 0.15 0.15 0.15 0.15 0.15 0.15 0.15 0.15 0.15 0.15 0.15 0.15 0.15 0.15 0.15 0.15 0.15 0.15 0.15 0.15 0.15 0.15 0.15 0.15 0.15 0.15 0.15 0.15 0.15 0.15 0.15 0.15 0.15 0.15 0.15 0.15 0.15 0.15 0.15 0.15 0.15 0.15 0.15 0.15 0.15 0.15 0.15 0.15 0.15 0.15 0.15 0.15 0.15 0.15 0.15 0.15 0.15 0.15 0.15 0.15 0.15 0.15 0.15 0.15 0.15 0.15 0.15 0.15 0.15 0.15 0.15 0.15 0.15 0.15 0.15 0.15 0.15 0.15 0.15 0.15 0.15 0.15 0.15 0.15 0.15 0.15 ;
0.15 0.15 0.15 0.15 0.15 0.15 0.15 0.15 0.15 0.15 0.15 0.15 0.15 0.15 0.15 0.15 0.15 0.15 0.15 0.15 0.15 0.15 0.15 0.15 0.15 0.15 0.15 0.15 0.15 0.15 0.15 0.15 0.15 0.15 0.15 0.15 0.15 0.15 0.15 0.15 0.15 0.15 0.15 0.15 0.15 0.15 0.15 0.15 0.15 0.15 0.15 0.15 0.15 0.15 0.15 0.15 0.15 0.15 0.15 0.15 0.15 0.15 0.15 0.15 0.15 0.15 0.15 0.15 0.15 0.15 0.15 0.15 0.15 0.15 0.15 0.15 0.15 0.15 0.15 0.15 0.15 0.15 0.15 0.15 0.15 0.15 0.15 0.15 0.15 0.15 0.15 0.15 ;
0.15 0.15 0.15 0.15 0.15 0.15 0.15 0.15 0.15 0.15 0.15 0.15 0.15 0.15 0.15 0.15 0.15 0.15 0.15 0.15 0.15 0.15 0.15 0.15 0.15 0.15 0.15 0.15 0.15 0.15 0.15 0.15 0.15 0.15 0.15 0.15 0.15 0.15 0.15 0.15 0.15 0.15 0.15 0.15 0.15 0.15 0.15 0.15 0.15 0.15 0.15 0.15 0.15 0.15 0.15 0.15 0.15 0.15 0.15 0.15 0.15 0.15 0.15 0.15 0.15 0.15 0.15 0.15 0.15 0.15 0.15 0.15 0.15 0.15 0.15 0.15 0.15 0.15 0.15 0.15 0.15 0.15 0.15 0.15 0.15 0.15 0.15 0.15 0.15 0.15 0.15 0.15 ;
0.15 0.15 0.15 0.15 0.15 0.15 0.15 0.15 0.15 0.15 0.15 0.15 0.15 0.15 0.15 0.15 0.15 0.15 0.15 0.15 0.15 0.15 0.15 0.15 0.15 0.15 0.15 0.15 0.15 0.15 0.15 0.15 0.15 0.15 0.15 0.15 0.15 0.15 0.15 0.15 0.15 0.15 0.15 0.15 0.15 0.15 0.15 0.15 0.15 0.15 0.15 0.15 0.15 0.15 0.15 0.15 0.15 0.15 0.15 0.15 0.15 0.15 0.15 0.15 0.15 0.15 0.15 0.15 0.15 0.15 0.15 0.15 0.15 0.15 0.15 0.15 0.15 0.15 0.15 0.15 0.15 0.15 0.15 0.15 0.15 0.15 0.15 0.15 0.15 0.15 0.15 0.15 ;
0.15 0.15 0.15 0.15 0.15 0.15 0.15 0.15 0.15 0.15 0.15 0.15 0.15 0.15 0.15 0.15 0.15 0.15 0.15 0.15 0.15 0.15 0.15 0.15 0.15 0.15 0.15 0.15 0.15 0.15 0.15 0.15 0.15 0.15 0.15 0.15 0.15 0.15 0.15 0.15 0.15 0.15 0.15 0.15 0.15 0.15 0.15 0.15 0.15 0.15 0.15 0.15 0.15 0.15 0.15 0.15 0.15 0.15 0.15 0.15 0.15 0.15 0.15 0.15 0.15 0.15 0.15 0.15 0.15 0.15 0.15 0.15 0.15 0.15 0.15 0.15 0.15 0.15 0.15 0.15 0.15 0.15 0.15 0.15 0.15 0.15 0.15 0.15 0.15 0.15 0.15 0.15 ;
0.15 0.15 0.15 0.15 0.15 0.15 0.15 0.15 0.15 0.15 0.15 0.15 0.15 0.15 0.15 0.15 0.15 0.15 0.15 0.15 0.15 0.15 0.15 0.15 0.15 0.15 0.15 0.15 0.15 0.15 0.15 0.15 0.15 0.15 0.15 0.15 0.15 0.15 0.15 0.15 0.15 0.15 0.15 0.15 0.15 0.15 0.15 0.15 0.15 0.15 0.15 0.15 0.15 0.15 0.15 0.15 0.15 0.15 0.15 0.15 0.15 0.15 0.15 0.15 0.15 0.15 0.15 0.15 0.15 0.15 0.15 0.15 0.15 0.15 0.15 0.15 0.15 0.15 0.15 0.15 0.15 0.15 0.15 0.15 0.15 0.15 0.15 0.15 0.15 0.15 0.15 0.15 ;
0.15 0.15 0.15 0.15 0.15 0.15 0.15 0.15 0.15 0.15 0.15 0.15 0.15 0.15 0.15 0.15 0.15 0.15 0.15 0.15 0.15 0.15 0.15 0.15 0.15 0.15 0.15 0.15 0.15 0.15 0.15 0.15 0.15 0.15 0.15 0.15 0.15 0.15 0.15 0.15 0.15 0.15 0.15 0.15 0.15 0.15 0.15 0.15 0.15 0.15 0.15 0.15 0.15 0.15 0.15 0.15 0.15 0.15 0.15 0.15 0.15 0.15 0.15 0.15 0.15 0.15 0.15 0.15 0.15 0.15 0.15 0.15 0.15 0.15 0.15 0.15 0.15 0.15 0.15 0.15 0.15 0.15 0.15 0.15 0.15 0.15 0.15 0.15 0.15 0.15 0.15 0.15 ;
0.15 0.15 0.15 0.15 0.15 0.15 0.15 0.15 0.15 0.15 0.15 0.15 0.15 0.15 0.15 0.15 0.15 0.15 0.15 0.15 0.15 0.15 0.15 0.15 0.15 0.15 0.15 0.15 0.15 0.15 0.15 0.15 0.15 0.15 0.15 0.15 0.15 0.15 0.15 0.15 0.15 0.15 0.15 0.15 0.15 0.15 0.15 0.15 0.15 0.15 0.15 0.15 0.15 0.15 0.15 0.15 0.15 0.15 0.15 0.15 0.15 0.15 0.15 0.15 0.15 0.15 0.15 0.15 0.15 0.15 0.15 0.15 0.15 0.15 0.15 0.15 0.15 0.15 0.15 0.15 0.15 0.15 0.15 0.15 0.15 0.15 0.15 0.15 0.15 0.15 0.15 0.15 ;
0.15 0.15 0.15 0.15 0.15 0.15 0.15 0.15 0.15 0.15 0.15 0.15 0.15 0.15 0.15 0.15 0.15 0.15 0.15 0.15 0.15 0.15 0.15 0.15 0.15 0.15 0.15 0.15 0.15 0.15 0.15 0.15 0.15 0.15 0.15 0.15 0.15 0.15 0.15 0.15 0.15 0.15 0.15 0.15 0.15 0.15 0.15 0.15 0.15 0.15 0.15 0.15 0.15 0.15 0.15 0.15 0.15 0.15 0.15 0.15 0.15 0.15 0.15 0.15 0.15 0.15 0.15 0.15 0.15 0.15 0.15 0.15 0.15 0.15 0.15 0.15 0.15 0.15 0.15 0.15 0.15 0.15 0.15 0.15 0.15 0.15 0.15 0.15 0.15 0.15 0.15 0.15 ;
0.15 0.15 0.15 0.15 0.15 0.15 0.15 0.15 0.15 0.15 0.15 0.15 0.15 0.15 0.15 0.15 0.15 0.15 0.15 0.15 0.15 0.15 0.15 0.15 0.15 0.15 0.15 0.15 0.15 0.15 0.15 0.15 0.15 0.15 0.15 0.15 0.15 0.15 0.15 0.15 0.15 0.15 0.15 0.15 0.15 0.15 0.15 0.15 0.15 0.15 0.15 0.15 0.15 0.15 0.15 0.15 0.15 0.15 0.15 0.15 0.15 0.15 0.15 0.15 0.15 0.15 0.15 0.15 0.15 0.15 0.15 0.15 0.15 0.15 0.15 0.15 0.15 0.15 0.15 0.15 0.15 0.15 0.15 0.15 0.15 0.15 0.15 0.15 0.15 0.15 0.15 0.15 ;
0.15 0.15 0.15 0.15 0.15 0.15 0.15 0.15 0.15 0.15 0.15 0.15 0.15 0.15 0.15 0.15 0.15 0.15 0.15 0.15 0.15 0.15 0.15 0.15 0.15 0.15 0.15 0.15 0.15 0.15 0.15 0.15 0.15 0.15 0.15 0.15 0.15 0.15 0.15 0.15 0.15 0.15 0.15 0.15 0.15 0.15 0.15 0.15 0.15 0.15 0.15 0.15 0.15 0.15 0.15 0.15 0.15 0.15 0.15 0.15 0.15 0.15 0.15 0.15 0.15 0.15 0.15 0.15 0.15 0.15 0.15 0.15 0.15 0.15 0.15 0.15 0.15 0.15 0.15 0.15 0.15 0.15 0.15 0.15 0.15 0.15 0.15 0.15 0.15 0.15 0.15 0.15 ;
0.15 0.15 0.15 0.15 0.15 0.15 0.15 0.15 0.15 0.15 0.15 0.15 0.15 0.15 0.15 0.15 0.15 0.15 0.15 0.15 0.15 0.15 0.15 0.15 0.15 0.15 0.15 0.15 0.15 0.15 0.15 0.15 0.15 0.15 0.15 0.15 0.15 0.15 0.15 0.15 0.15 0.15 0.15 0.15 0.15 0.15 0.15 0.15 0.15 0.15 0.15 0.15 0.15 0.15 0.15 0.15 0.15 0.15 0.15 0.15 0.15 0.15 0.15 0.15 0.15 0.15 0.15 0.15 0.15 0.15 0.15 0.15 0.15 0.15 0.15 0.15 0.15 0.15 0.15 0.15 0.15 0.15 0.15 0.15 0.15 0.15 0.15 0.15 0.15 0.15 0.15 0.15 ;
0.15 0.15 0.15 0.15 0.15 0.15 0.15 0.15 0.15 0.15 0.15 0.15 0.15 0.15 0.15 0.15 0.15 0.15 0.15 0.15 0.15 0.15 0.15 0.15 0.15 0.15 0.15 0.15 0.15 0.15 0.15 0.15 0.15 0.15 0.15 0.15 0.15 0.15 0.15 0.15 0.15 0.15 0.15 0.15 0.15 0.15 0.15 0.15 0.15 0.15 0.15 0.15 0.15 0.15 0.15 0.15 0.15 0.15 0.15 0.15 0.15 0.15 0.15 0.15 0.15 0.15 0.15 0.15 0.15 0.15 0.15 0.15 0.15 0.15 0.15 0.15 0.15 0.15 0.15 0.15 0.15 0.15 0.15 0.15 0.15 0.15 0.15 0.15 0.15 0.15 0.15 0.15 ;
0.15 0.15 0.15 0.15 0.15 0.15 0.15 0.15 0.15 0.15 0.15 0.15 0.15 0.15 0.15 0.15 0.15 0.15 0.15 0.15 0.15 0.15 0.15 0.15 0.15 0.15 0.15 0.15 0.15 0.15 0.15 0.15 0.15 0.15 0.15 0.15 0.15 0.15 0.15 0.15 0.15 0.15 0.15 0.15 0.15 0.15 0.15 0.15 0.15 0.15 0.15 0.15 0.15 0.15 0.15 0.15 0.15 0.15 0.15 0.15 0.15 0.15 0.15 0.15 0.15 0.15 0.15 0.15 0.15 0.15 0.15 0.15 0.15 0.15 0.15 0.15 0.15 0.15 0.15 0.15 0.15 0.15 0.15 0.15 0.15 0.15 0.15 0.15 0.15 0.15 0.15 0.15 ;
0.15 0.15 0.15 0.15 0.15 0.15 0.15 0.15 0.15 0.15 0.15 0.15 0.15 0.15 0.15 0.15 0.15 0.15 0.15 0.15 0.15 0.15 0.15 0.15 0.15 0.15 0.15 0.15 0.15 0.15 0.15 0.15 0.15 0.15 0.15 0.15 0.15 0.15 0.15 0.15 0.15 0.15 0.15 0.15 0.15 0.15 0.15 0.15 0.15 0.15 0.15 0.15 0.15 0.15 0.15 0.15 0.15 0.15 0.15 0.15 0.15 0.15 0.15 0.15 0.15 0.15 0.15 0.15 0.15 0.15 0.15 0.15 0.15 0.15 0.15 0.15 0.15 0.15 0.15 0.15 0.15 0.15 0.15 0.15 0.15 0.15 0.15 0.15 0.15 0.15 0.15 0.15 ;
0.15 0.15 0.15 0.15 0.15 0.15 0.15 0.15 0.15 0.15 0.15 0.15 0.15 0.15 0.15 0.15 0.15 0.15 0.15 0.15 0.15 0.15 0.15 0.15 0.15 0.15 0.15 0.15 0.15 0.15 0.15 0.15 0.15 0.15 0.15 0.15 0.15 0.15 0.15 0.15 0.15 0.15 0.15 0.15 0.15 0.15 0.15 0.15 0.15 0.15 0.15 0.15 0.15 0.15 0.15 0.15 0.15 0.15 0.15 0.15 0.15 0.15 0.15 0.15 0.15 0.15 0.15 0.15 0.15 0.15 0.15 0.15 0.15 0.15 0.15 0.15 0.15 0.15 0.15 0.15 0.15 0.15 0.15 0.15 0.15 0.15 0.15 0.15 0.15 0.15 0.15 0.15 ;
0.15 0.15 0.15 0.15 0.15 0.15 0.15 0.15 0.15 0.15 0.15 0.15 0.15 0.15 0.15 0.15 0.15 0.15 0.15 0.15 0.15 0.15 0.15 0.15 0.15 0.15 0.15 0.15 0.15 0.15 0.15 0.15 0.15 0.15 0.15 0.15 0.15 0.15 0.15 0.15 0.15 0.15 0.15 0.15 0.15 0.15 0.15 0.15 0.15 0.15 0.15 0.15 0.15 0.15 0.15 0.15 0.15 0.15 0.15 0.15 0.15 0.15 0.15 0.15 0.15 0.15 0.15 0.15 0.15 0.15 0.15 0.15 0.15 0.15 0.15 0.15 0.15 0.15 0.15 0.15 0.15 0.15 0.15 0.15 0.15 0.15 0.15 0.15 0.15 0.15 0.15 0.15 ;
0.15 0.15 0.15 0.15 0.15 0.15 0.15 0.15 0.15 0.15 0.15 0.15 0.15 0.15 0.15 0.15 0.15 0.15 0.15 0.15 0.15 0.15 0.15 0.15 0.15 0.15 0.15 0.15 0.15 0.15 0.15 0.15 0.15 0.15 0.15 0.15 0.15 0.15 0.15 0.15 0.15 0.15 0.15 0.15 0.15 0.15 0.15 0.15 0.15 0.15 0.15 0.15 0.15 0.15 0.15 0.15 0.15 0.15 0.15 0.15 0.15 0.15 0.15 0.15 0.15 0.15 0.15 0.15 0.15 0.15 0.15 0.15 0.15 0.15 0.15 0.15 0.15 0.15 0.15 0.15 0.15 0.15 0.15 0.15 0.15 0.15 0.15 0.15 0.15 0.15 0.15 0.15 ;
0.15 0.15 0.15 0.15 0.15 0.15 0.15 0.15 0.15 0.15 0.15 0.15 0.15 0.15 0.15 0.15 0.15 0.15 0.15 0.15 0.15 0.15 0.15 0.15 0.15 0.15 0.15 0.15 0.15 0.15 0.15 0.15 0.15 0.15 0.15 0.15 0.15 0.15 0.15 0.15 0.15 0.15 0.15 0.15 0.15 0.15 0.15 0.15 0.15 0.15 0.15 0.15 0.15 0.15 0.15 0.15 0.15 0.15 0.15 0.15 0.15 0.15 0.15 0.15 0.15 0.15 0.15 0.15 0.15 0.15 0.15 0.15 0.15 0.15 0.15 0.15 0.15 0.15 0.15 0.15 0.15 0.15 0.15 0.15 0.15 0.15 0.15 0.15 0.15 0.15 0.15 0.15 ;
0.15 0.15 0.15 0.15 0.15 0.15 0.15 0.15 0.15 0.15 0.15 0.15 0.15 0.15 0.15 0.15 0.15 0.15 0.15 0.15 0.15 0.15 0.15 0.15 0.15 0.15 0.15 0.15 0.15 0.15 0.15 0.15 0.15 0.15 0.15 0.15 0.15 0.15 0.15 0.15 0.15 0.15 0.15 0.15 0.15 0.15 0.15 0.15 0.15 0.15 0.15 0.15 0.15 0.15 0.15 0.15 0.15 0.15 0.15 0.15 0.15 0.15 0.15 0.15 0.15 0.15 0.15 0.15 0.15 0.15 0.15 0.15 0.15 0.15 0.15 0.15 0.15 0.15 0.15 0.15 0.15 0.15 0.15 0.15 0.15 0.15 0.15 0.15 0.15 0.15 0.15 0.15 ;
0.15 0.15 0.15 0.15 0.15 0.15 0.15 0.15 0.15 0.15 0.15 0.15 0.15 0.15 0.15 0.15 0.15 0.15 0.15 0.15 0.15 0.15 0.15 0.15 0.15 0.15 0.15 0.15 0.15 0.15 0.15 0.15 0.15 0.15 0.15 0.15 0.15 0.15 0.15 0.15 0.15 0.15 0.15 0.15 0.15 0.15 0.15 0.15 0.15 0.15 0.15 0.15 0.15 0.15 0.15 0.15 0.15 0.15 0.15 0.15 0.15 0.15 0.15 0.15 0.15 0.15 0.15 0.15 0.15 0.15 0.15 0.15 0.15 0.15 0.15 0.15 0.15 0.15 0.15 0.15 0.15 0.15 0.15 0.15 0.15 0.15 0.15 0.15 0.15 0.15 0.15 0.15 ;
0.15 0.15 0.15 0.15 0.15 0.15 0.15 0.15 0.15 0.15 0.15 0.15 0.15 0.15 0.15 0.15 0.15 0.15 0.15 0.15 0.15 0.15 0.15 0.15 0.15 0.15 0.15 0.15 0.15 0.15 0.15 0.15 0.15 0.15 0.15 0.15 0.15 0.15 0.15 0.15 0.15 0.15 0.15 0.15 0.15 0.15 0.15 0.15 0.15 0.15 0.15 0.15 0.15 0.15 0.15 0.15 0.15 0.15 0.15 0.15 0.15 0.15 0.15 0.15 0.15 0.15 0.15 0.15 0.15 0.15 0.15 0.15 0.15 0.15 0.15 0.15 0.15 0.15 0.15 0.15 0.15 0.15 0.15 0.15 0.15 0.15 0.15 0.15 0.15 0.15 0.15 0.15 ;
0.15 0.15 0.15 0.15 0.15 0.15 0.15 0.15 0.15 0.15 0.15 0.15 0.15 0.15 0.15 0.15 0.15 0.15 0.15 0.15 0.15 0.15 0.15 0.15 0.15 0.15 0.15 0.15 0.15 0.15 0.15 0.15 0.15 0.15 0.15 0.15 0.15 0.15 0.15 0.15 0.15 0.15 0.15 0.15 0.15 0.15 0.15 0.15 0.15 0.15 0.15 0.15 0.15 0.15 0.15 0.15 0.15 0.15 0.15 0.15 0.15 0.15 0.15 0.15 0.15 0.15 0.15 0.15 0.15 0.15 0.15 0.15 0.15 0.15 0.15 0.15 0.15 0.15 0.15 0.15 0.15 0.15 0.15 0.15 0.15 0.15 0.15 0.15 0.15 0.15 0.15 0.15 ;
0.15 0.15 0.15 0.15 0.15 0.15 0.15 0.15 0.15 0.15 0.15 0.15 0.15 0.15 0.15 0.15 0.15 0.15 0.15 0.15 0.15 0.15 0.15 0.15 0.15 0.15 0.15 0.15 0.15 0.15 0.15 0.15 0.15 0.15 0.15 0.15 0.15 0.15 0.15 0.15 0.15 0.15 0.15 0.15 0.15 0.15 0.15 0.15 0.15 0.15 0.15 0.15 0.15 0.15 0.15 0.15 0.15 0.15 0.15 0.15 0.15 0.15 0.15 0.15 0.15 0.15 0.15 0.15 0.15 0.15 0.15 0.15 0.15 0.15 0.15 0.15 0.15 0.15 0.15 0.15 0.15 0.15 0.15 0.15 0.15 0.15 0.15 0.15 0.15 0.15 0.15 0.15 ;
0.15 0.15 0.15 0.15 0.15 0.15 0.15 0.15 0.15 0.15 0.15 0.15 0.15 0.15 0.15 0.15 0.15 0.15 0.15 0.15 0.15 0.15 0.15 0.15 0.15 0.15 0.15 0.15 0.15 0.15 0.15 0.15 0.15 0.15 0.15 0.15 0.15 0.15 0.15 0.15 0.15 0.15 0.15 0.15 0.15 0.15 0.15 0.15 0.15 0.15 0.15 0.15 0.15 0.15 0.15 0.15 0.15 0.15 0.15 0.15 0.15 0.15 0.15 0.15 0.15 0.15 0.15 0.15 0.15 0.15 0.15 0.15 0.15 0.15 0.15 0.15 0.15 0.15 0.15 0.15 0.15 0.15 0.15 0.15 0.15 0.15 0.15 0.15 0.15 0.15 0.15 0.15 ;
0.15 0.15 0.15 0.15 0.15 0.15 0.15 0.15 0.15 0.15 0.15 0.15 0.15 0.15 0.15 0.15 0.15 0.15 0.15 0.15 0.15 0.15 0.15 0.15 0.15 0.15 0.15 0.15 0.15 0.15 0.15 0.15 0.15 0.15 0.15 0.15 0.15 0.15 0.15 0.15 0.15 0.15 0.15 0.15 0.15 0.15 0.15 0.15 0.15 0.15 0.15 0.15 0.15 0.15 0.15 0.15 0.15 0.15 0.15 0.15 0.15 0.15 0.15 0.15 0.15 0.15 0.15 0.15 0.15 0.15 0.15 0.15 0.15 0.15 0.15 0.15 0.15 0.15 0.15 0.15 0.15 0.15 0.15 0.15 0.15 0.15 0.15 0.15 0.15 0.15 0.15 0.15 ;
0.15 0.15 0.15 0.15 0.15 0.15 0.15 0.15 0.15 0.15 0.15 0.15 0.15 0.15 0.15 0.15 0.15 0.15 0.15 0.15 0.15 0.15 0.15 0.15 0.15 0.15 0.15 0.15 0.15 0.15 0.15 0.15 0.15 0.15 0.15 0.15 0.15 0.15 0.15 0.15 0.15 0.15 0.15 0.15 0.15 0.15 0.15 0.15 0.15 0.15 0.15 0.15 0.15 0.15 0.15 0.15 0.15 0.15 0.15 0.15 0.15 0.15 0.15 0.15 0.15 0.15 0.15 0.15 0.15 0.15 0.15 0.15 0.15 0.15 0.15 0.15 0.15 0.15 0.15 0.15 0.15 0.15 0.15 0.15 0.15 0.15 0.15 0.15 0.15 0.15 0.15 0.15 ;
0.15 0.15 0.15 0.15 0.15 0.15 0.15 0.15 0.15 0.15 0.15 0.15 0.15 0.15 0.15 0.15 0.15 0.15 0.15 0.15 0.15 0.15 0.15 0.15 0.15 0.15 0.15 0.15 0.15 0.15 0.15 0.15 0.15 0.15 0.15 0.15 0.15 0.15 0.15 0.15 0.15 0.15 0.15 0.15 0.15 0.15 0.15 0.15 0.15 0.15 0.15 0.15 0.15 0.15 0.15 0.15 0.15 0.15 0.15 0.15 0.15 0.15 0.15 0.15 0.15 0.15 0.15 0.15 0.15 0.15 0.15 0.15 0.15 0.15 0.15 0.15 0.15 0.15 0.15 0.15 0.15 0.15 0.15 0.15 0.15 0.15 0.15 0.15 0.15 0.15 0.15 0.15 ;
];
mesh(gaborResponse);
